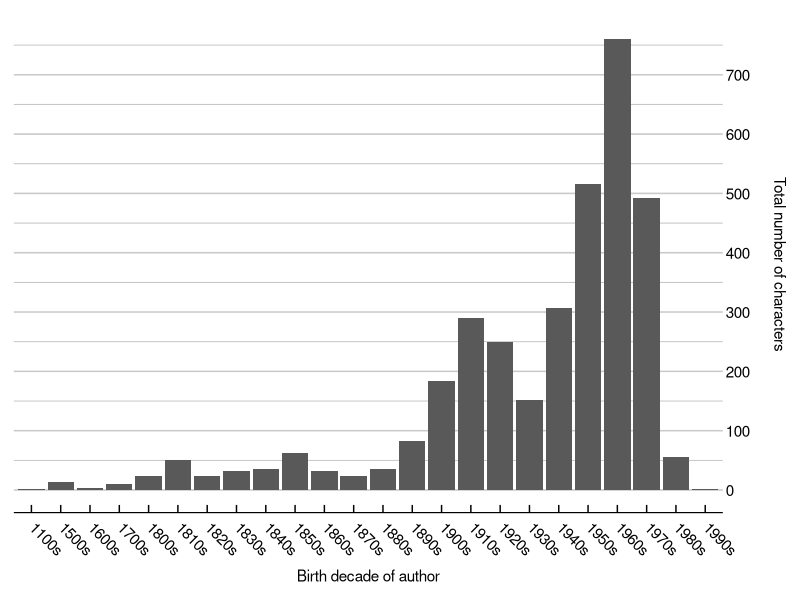
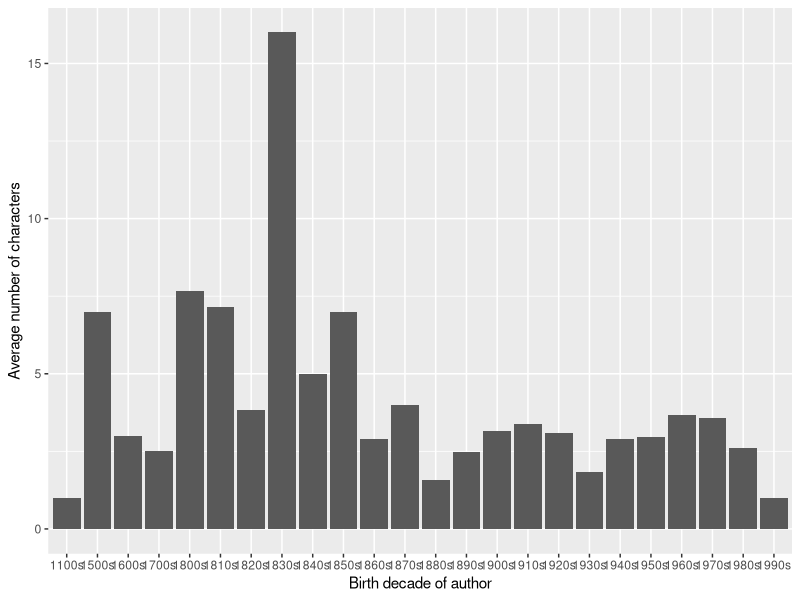
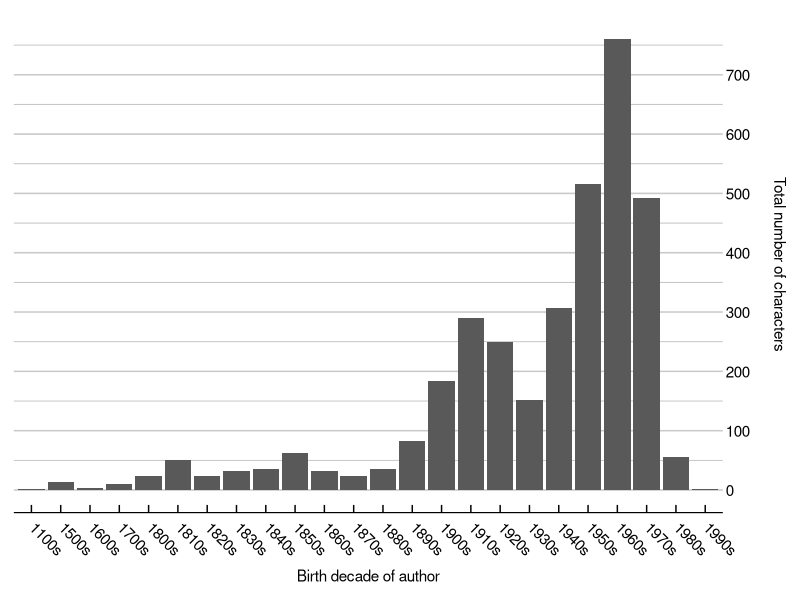
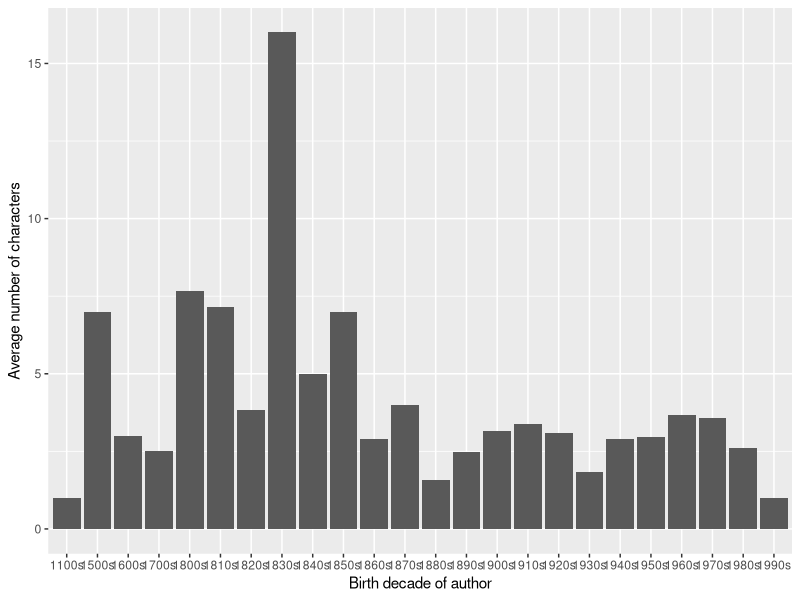

The R source for these figures, in order:
setwd("~/Desktop/data_analysis/Final project/Develish-Data-Demons")

library(tidyverse)
library(ggthemes)

creator_data <- read_csv("creator_data_cleaned.csv") 

plot1a <- creator_data %>%
  select(birthYear, Number_of_characters) %>%
  mutate(birthDecade = ifelse(birthYear<1200, "1100s", 0)) %>%
  mutate(birthDecade = ifelse((birthYear>1199) & (birthYear<1300), "1200s", birthDecade)) %>%
  mutate(birthDecade = ifelse((birthYear>1299) & (birthYear<1400), "1300s", birthDecade)) %>%
  mutate(birthDecade = ifelse((birthYear>1399) & (birthYear<1500), "1400s", birthDecade)) %>%
  mutate(birthDecade = ifelse((birthYear>1499) & (birthYear<1600), "1500s", birthDecade)) %>%
  mutate(birthDecade = ifelse((birthYear>1599) & (birthYear<1700), "1600s", birthDecade)) %>%
  mutate(birthDecade = ifelse((birthYear>1699) & (birthYear<1800), "1700s", birthDecade)) %>%
  mutate(birthDecade = ifelse((birthYear>1799) & (birthYear<1810), "1800s", birthDecade)) %>%
  mutate(birthDecade = ifelse((birthYear>1809) & (birthYear<1820), "1810s", birthDecade)) %>%
  mutate(birthDecade = ifelse((birthYear>1819) & (birthYear<1830), "1820s", birthDecade)) %>%
  mutate(birthDecade = ifelse((birthYear>1829) & (birthYear<1840), "1830s", birthDecade)) %>%
  mutate(birthDecade = ifelse((birthYear>1839) & (birthYear<1850), "1840s", birthDecade)) %>%
  mutate(birthDecade = ifelse((birthYear>1849) & (birthYear<1860), "1850s", birthDecade)) %>%
  mutate(birthDecade = ifelse((birthYear>1859) & (birthYear<1870), "1860s", birthDecade)) %>%
  mutate(birthDecade = ifelse((birthYear>1869) & (birthYear<1880), "1870s", birthDecade)) %>%
  mutate(birthDecade = ifelse((birthYear>1879) & (birthYear<1890), "1880s", birthDecade)) %>%
  mutate(birthDecade = ifelse((birthYear>1889) & (birthYear<1900), "1890s", birthDecade)) %>%
  mutate(birthDecade = ifelse((birthYear>1899) & (birthYear<1910), "1900s", birthDecade)) %>%
  mutate(birthDecade = ifelse((birthYear>1909) & (birthYear<1920), "1910s", birthDecade)) %>%
  mutate(birthDecade = ifelse((birthYear>1919) & (birthYear<1930), "1920s", birthDecade)) %>%
  mutate(birthDecade = ifelse((birthYear>1929) & (birthYear<1940), "1930s", birthDecade)) %>%
  mutate(birthDecade = ifelse((birthYear>1939) & (birthYear<1950), "1940s", birthDecade)) %>%
  mutate(birthDecade = ifelse((birthYear>1949) & (birthYear<1960), "1950s", birthDecade)) %>%
  mutate(birthDecade = ifelse((birthYear>1959) & (birthYear<1970), "1960s", birthDecade)) %>%
  mutate(birthDecade = ifelse((birthYear>1969) & (birthYear<1980), "1970s", birthDecade)) %>%
  mutate(birthDecade = ifelse((birthYear>1979) & (birthYear<1990), "1980s", birthDecade)) %>%
  mutate(birthDecade = ifelse((birthYear>1989) & (birthYear<2000), "1990s", birthDecade))
  
plot_SUM <- plot1a %>%
  group_by(birthDecade) %>%
  summarise(TOTcharacters_by_birthDecade = sum(Number_of_characters))

plot_SUM <- plot_SUM[-c(25),]

ggplot(data=plot_SUM)+
  aes(x=birthDecade, y=TOTcharacters_by_birthDecade) +
  geom_col()+
  labs(x = "Birth decade of author",
       y = "Total number of characters\n")+
  theme_economist_white(gray_bg = FALSE)+
  scale_color_economist()+
  scale_y_continuous(minor_breaks = seq(0 , 750, 50), breaks = seq(0, 700, 100), 
                     position = "right")+
  theme(axis.text.x = element_text(angle = -45, hjust = 0.1),
        axis.text.y = element_text(hjust = 0.5),
        panel.grid.minor = element_line(colour="grey", size=0.3),
        panel.grid = element_line(colour="grey", size=0.3))

ggsave("total_characters.pdf")

plot_AVG <- plot1a %>%
  group_by(birthDecade) %>%
  summarise(AVGcharacters_by_birthDecade = mean(Number_of_characters))

plot_AVG <- plot_AVG[-c(25),]

ggplot(data=plot_AVG)+
  aes(x=birthDecade, y=AVGcharacters_by_birthDecade) +
  geom_col()+
  labs(x = "Birth decade of author",
       y = "Average number of characters")

ggsave("average_characters.pdf")

  #labs(caption = "Fig. 1: Progression of Dutch houses with each energy label from 2008 to 2019",
  #   x = "Year",
  #    y = "Number of Houses (Millions)",
  #     color = "Energy Label")+
  #scale_x_continuous(limits=c(2008, 2019),
  #                   breaks=c(2008,2010,2012,2014,2016,2018))+
  #scale_y_continuous(limits=c(0, 1.1),
  #                   breaks=c(0,0.25,0.50,0.75, 1))+
  #scale_color_discrete(limits=c("Aplusplus", "Aplus", "A","B", "C", "D", "E", "F", "G"),
  #                     labels=c("A++", "A+", "A", "B", "C", "D", "E", "F", "G"))
